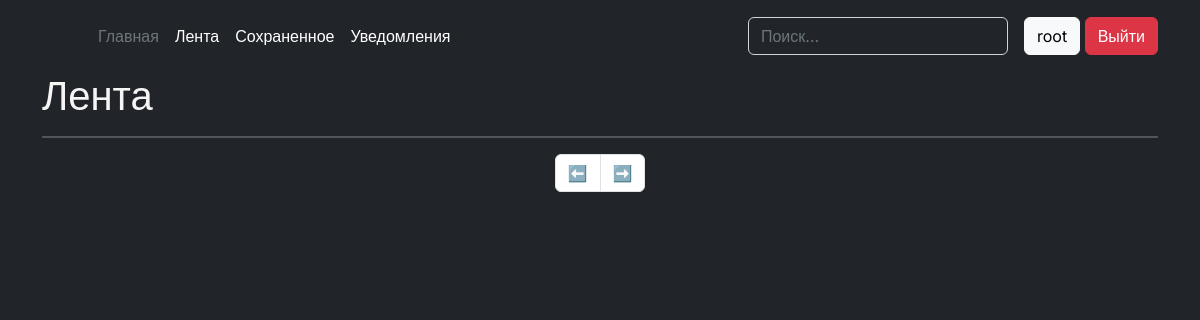
/feed/1/ (signed in), run on an earlier commit of the app's database.
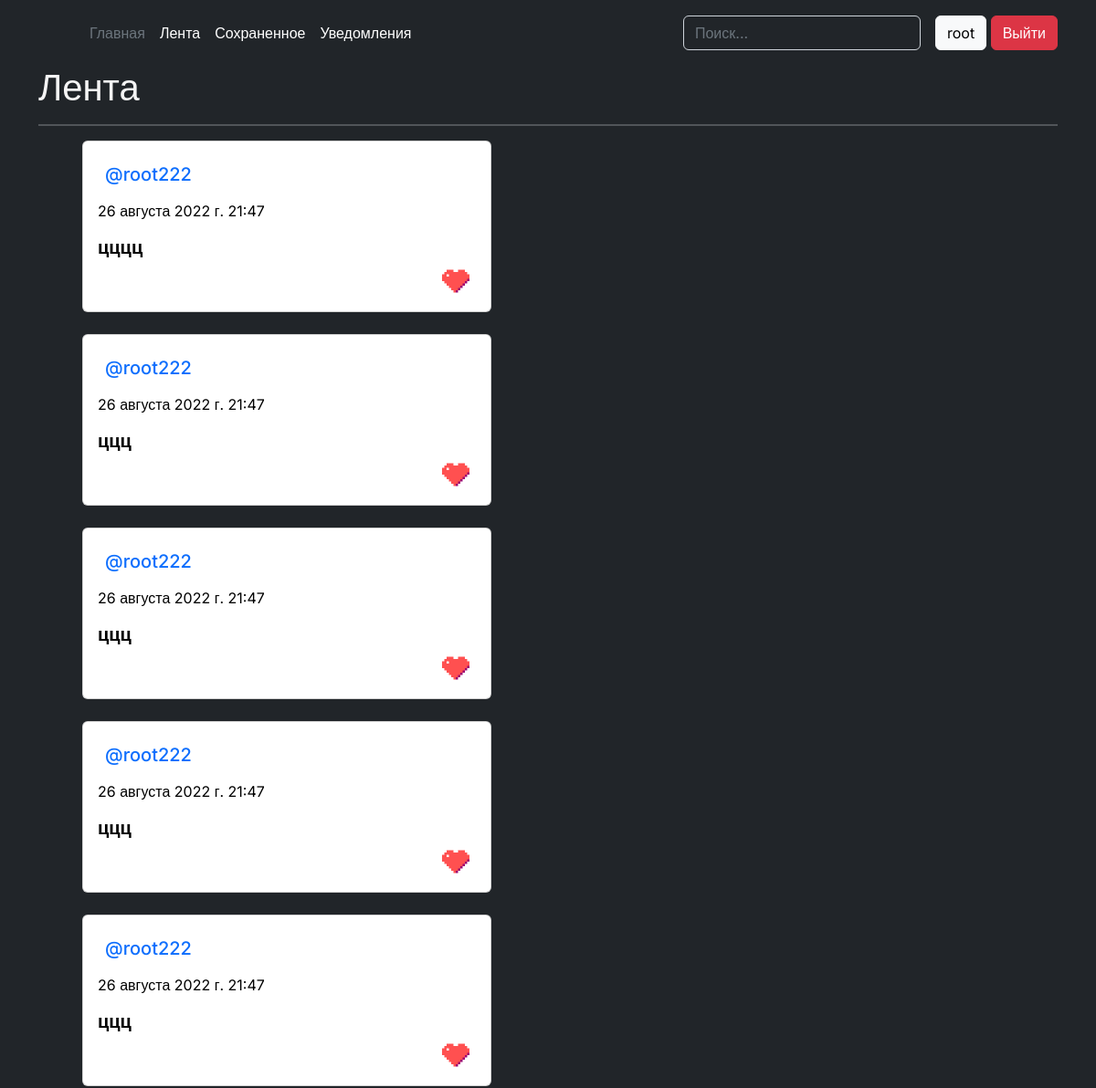
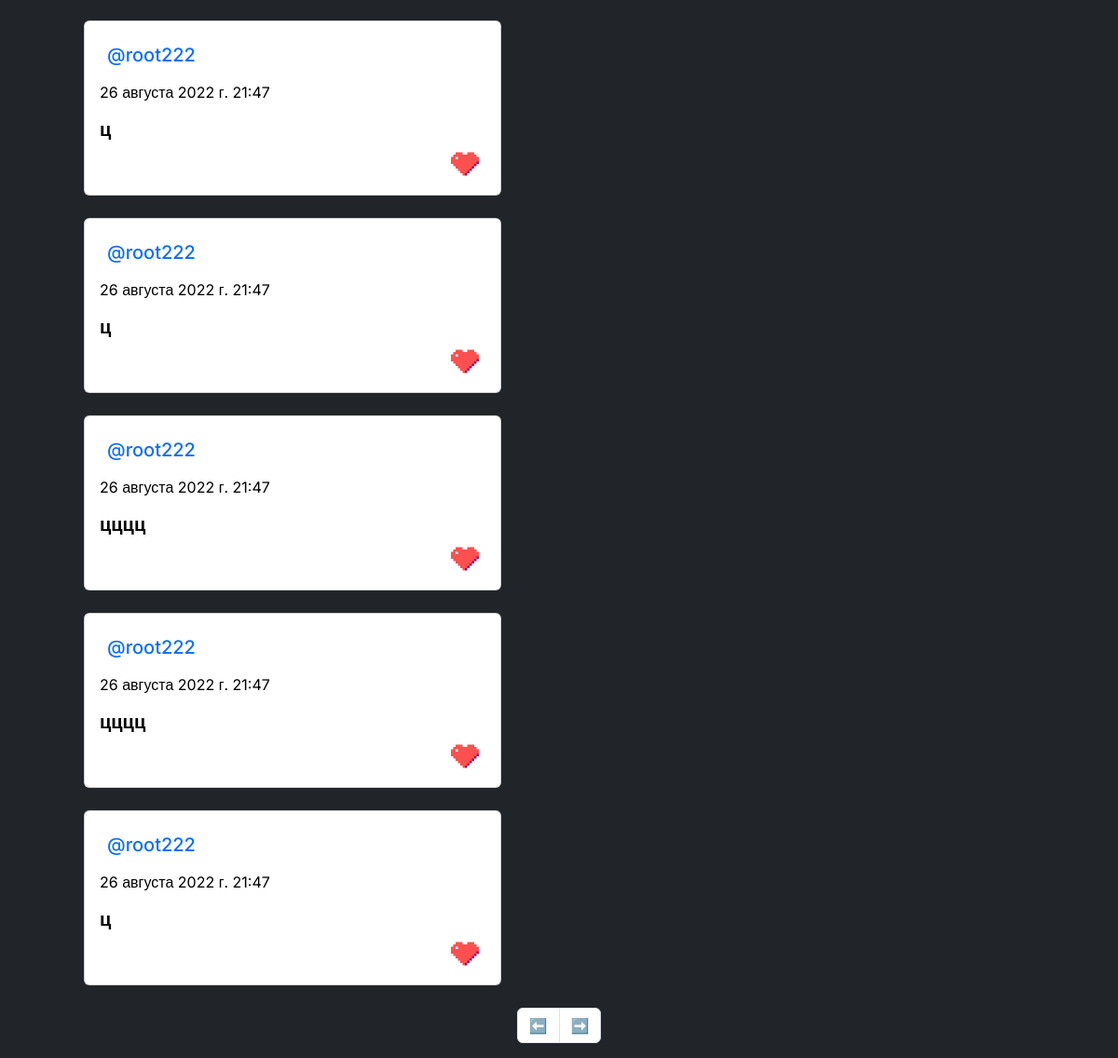
And on a later commit of the database (2 pictures, top to bottom).
### posts/models.py (models this page shows)
class Post(models.Model):
    user = models.ForeignKey(User, on_delete=models.CASCADE)
    text = models.CharField(max_length=120)
    image = models.ImageField(upload_to=validate_post_image, null=True, blank=True)
    type_mood = models.BooleanField()
    date_post = models.DateTimeField(auto_now_add=True, blank=True)
    likes = models.ManyToManyField(User, related_name='post_like')

### posts/views.py (the view)
# urls.py: path('feed/<int:index_page>/', posts_views.get_feed, name='feed'),
@login_required
def get_feed(request, index_page):
    context = {}
    context['all_posts'] = get_feed_controller(request, index_page)
    return render(request, 'feed.html', context=context)

### posts/controllers.py (called while the page is built)
def get_feed_controller(request, index_page):
    feed = Paginator(Post.objects.exclude(user__username=request.user.username).exclude(likes=request.user).order_by('-date_post').all(), 10).page(index_page)
    return feed

### templates/feed.html (shortened to what this page needs)
{% extends 'base.html' %}
{% load static %}
{% block content %}
<div class="container">
    <h1>Лента</h1>
    <hr class="border-2 border-top">
    <div class="container">
        <div class="container">
            <div class="container">
                <div class="container">
                    {% for post in all_posts.object_list %}
                      {% include 'post.html' %}
                    {% endfor %}
                </div>
            </div>
            <nav aria-label="Page navigation example">
                <ul class="pagination justify-content-center">
                  <li class="page-item {% if all_posts.has_previous %}{% else %}disabled{% endif %}">
                    <a class="page-link" href="{% if all_posts.has_previous %}{% url 'feed' index_page=all_posts.previous_page_number %}{% endif %}" tabindex="-1" aria-disabled="true">⬅️</a>
                  </li>
                  <li class="page-item {% if all_posts.has_next %}{% else %}disabled{% endif %}">
                    <a class="page-link" href="{% if all_posts.has_next %}{% url 'feed' index_page=all_posts.next_page_number %}{% endif %}">➡️</a>
                  </li>
                </ul>
              </nav>
        </div>
    </div>
</div>
{% endblock %}

### templates/post.html (shortened to what this page needs)
{% load static %}
<div class="card" style="width: 28rem; background-color: {% if post.type_mood %}black;{% else %}white;{% endif %}">
    <div class="card-body">
    <div class="{% if post.type_mood %}text_white{% else %}text_black{% endif %}">
        <div class="d-inline-block p-2">
        <h5><a href="{% url 'profile' username=post.user.username %}" style="text-decoration: none;">@{{ post.user.username }}</a></h5>
        </div>
        <a href="{% url 'get_post' post_id=post.id %}" style="text-decoration: none;"><p>{{ post.date_post }}</p></a>
        <h5><b>{{ post.text }}</b></h5>
    </div>
    {% if request.user.is_authenticated %}
        {% if request.user.username != post.user.username %}
            <div class="text-end {% if post.type_mood %}text_white{% else %}text_black{% endif %}">
                <form action="{% url 'like_post' post_id=post.id %}" method="POST">
                <button type="submit" style="background: none; border:0;"><img src="{% static 'images/like.png' %}" alt="" style="width: 32px; height: 32px;"></button>
                </form>
            </div>
        {% endif %}
    {% endif %}
    </div>
</div>
<br>

What changed in the data, as far as the page shows it:
added Post: user.username "root222", date_post "26 августа 2022 г. 21:47", text "цццц"
added Post: user.username "root222", date_post "26 августа 2022 г. 21:47", text "ццц"
added Post: user.username "root222", date_post "26 августа 2022 г. 21:47", text "ццц"
added Post: user.username "root222", date_post "26 августа 2022 г. 21:47", text "ццц"
added Post: user.username "root222", date_post "26 августа 2022 г. 21:47", text "ццц"
added Post: user.username "root222", date_post "26 августа 2022 г. 21:47", text "ц"
added Post: user.username "root222", date_post "26 августа 2022 г. 21:47", text "ц"
added Post: user.username "root222", date_post "26 августа 2022 г. 21:47", text "цццц"
added Post: user.username "root222", date_post "26 августа 2022 г. 21:47", text "цццц"
added Post: user.username "root222", date_post "26 августа 2022 г. 21:47", text "ц"
